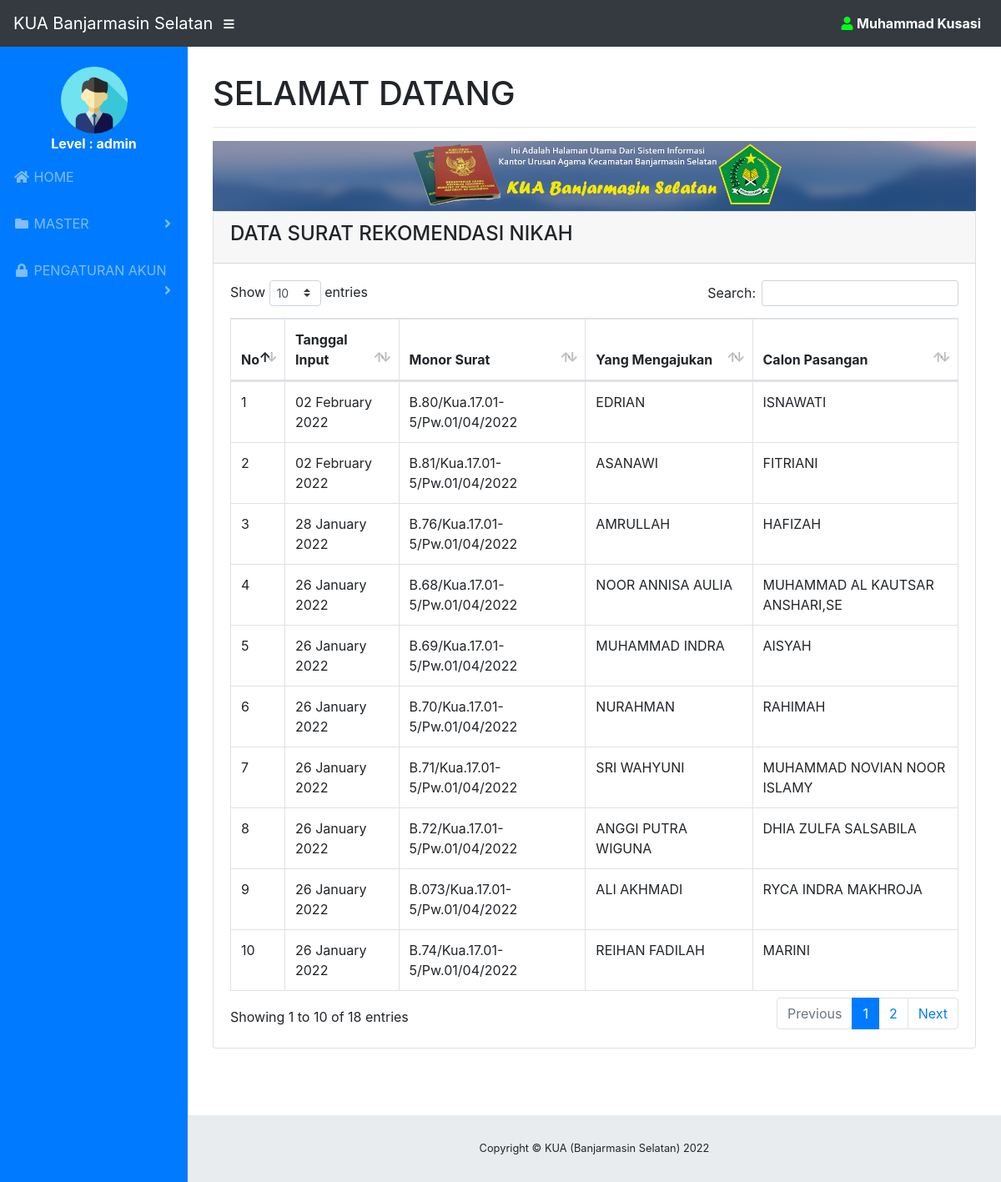
/4m1nKu4_bjm_Sel/user/index.php (signed in), run on the app's committed database.
### tables this page shows
CREATE TABLE IF NOT EXISTS `tbl_rekom_nikah` (
  `id_rekom` int(11) NOT NULL,
  `no_surat` text NOT NULL,
  `tujuan` varchar(50) NOT NULL,
  `tujuan_prov` varchar(30) NOT NULL,
  `tgl_buat` date NOT NULL,
  `nm_p` text NOT NULL,
  `bin_p` text NOT NULL,
  `nik_p` varchar(20) NOT NULL,
  `tmpt_lahir_p` varchar(30) NOT NULL,
  `tgl_lahir_p` date NOT NULL,
  `jk_p` varchar(20) NOT NULL,
  `kerja_p` varchar(20) NOT NULL,
  `alamat_p` text NOT NULL,
  `stat_p` varchar(20) NOT NULL,
  `nm_c` text NOT NULL,
  `bin_c` text NOT NULL,
  `nik_c` varchar(20) NOT NULL,
  `tmpt_lahir_c` varchar(30) NOT NULL,
  `tgl_lahir_c` date NOT NULL,
  `jk_c` varchar(20) NOT NULL,
  `kerja_c` varchar(20) NOT NULL,
  `alamat_c` text NOT NULL,
  `stat_c` varchar(20) NOT NULL
);

### 4m1nKu4_bjm_Sel/user/index.php (the view, shortened to what this page needs)
<?php
if (!empty($_SESSION['myuser']) && !empty($_SESSION['mypass'])) {
  ?>
    <?php
    include "header.php";
    ?>
<div id="content-wrapper">
  <div class="container-fluid">
  <h1 class="card-text">SELAMAT DATANG</h1>
  <div >
    <hr>
    <center><img src="../img/header.jpg" width="100%"></center>
  </div>
  <div class="card">
      <div class="card-header">
        <h4>DATA SURAT REKOMENDASI NIKAH</h4>
        </div>
      <div class="card-body">
        <div class="table-responsive">
          <table class="table table-bordered" id="dataTable" width="100%" cellspacing="0">
          <thead>
                            <tr>
                                <th>No </th>
                                <th>Tanggal Input</th>
                                <th>Monor Surat</th>
                                <th>Yang Mengajukan</th>
                                <th>Calon Pasangan</th>
                            </tr>
                        </thead>
                        <tbody>
                            <?php
                            $no = 1;
                            $qry = mysql_query("SELECT * FROM tbl_rekom_nikah ORDER BY tgl_buat DESC");
                            while ($b = mysql_fetch_array($qry)) {
                            ?>
                                <tr>
                                    <td><?= $no++ ?></td>
                                    <td><?php echo date('d F Y', strtotime($b['tgl_buat'])) ?></td>
                                    <td>B.<?= $b['no_surat'] ?>/Kua.17.01-5/Pw.01/<?php echo date('m/Y'); ?></td>
                                    <td><?= $b['nm_p'] ?></td>
                                    <td><?= $b['nm_c'] ?></td>
                                </tr>
                            <?php
                            }
                            ?>
                        </tbody>
          </table>
        </div>
      </div>
    </div>
</div>
</div>
</div>
  <?php
    include "footer.php"
    ?>
<?php
} else {
  echo "<script language='javascript'>alert('Silakan Login Terlebih Dahulu')</script>";
  echo "<script language='javascript'>window.location = '../index.php'</script>";
}
?>

### 4m1nKu4_bjm_Sel/user/header.php (shortened to what this page needs)
<?php
$sesi = $_SESSION['user'];
$qry=mysql_query("SELECT * FROM tbl_admin WHERE user='$sesi'");
while($n=mysql_fetch_array($qry)){
$nama = $n['nama'];
$status = $n['type'];
?>
<?php
 }
 ?>
<!DOCTYPE html>
<html lang="en">
<head>
    <link href="../css/vendor/fontawesome-free/css/all.min.css" rel="stylesheet" type="text/css">
    <link href="../css/vendor/datatables/dataTables.bootstrap4.css" rel="stylesheet">
    <link href="../css/css/sb-admin.css" rel="stylesheet">
</head>
<body id="page-top">
    <nav class="navbar navbar-expand navbar-dark bg-dark static-top">
        <a class="navbar-brand mr-1" href="#">KUA Banjarmasin Selatan</a>
        <button class="btn btn-link btn-sm text-white order-1 order-sm-0" id="sidebarToggle" href="#">
            <i class="fas fa-bars"></i>
        </button>
        <ul class="navbar-nav ml-auto ml-md-0">
            <li class="nav-item dropdown no-arrow">
            <a class="nav-link" href="logout.php" role="button" aria-haspopup="true" aria-expanded="false">
                    <i class="fas fa-user" style="color:#01FF1E;"></i>
                   <b style="color:#FFFFFF;"> <?= $nama ?></b>
                </a>
            </li>
        </ul>
    </nav>
    <div id="wrapper">
        <ul class="sidebar navbar-nav bg-primary">
        <br>
            <li>
            <center>
                    <img src="../img/user.png" alt="" width=80" height="80"> <br>
                    <b style="color:#FFFFFF;">Level : <?= $status ?></b>
            </center>
            </li>
            <li class="nav-item">
                <a class="nav-link" href="index.php">
                    <i class="fas fa-fw fa-home"></i>
                    <span>HOME</span>
                </a>
            </li>
            <li class="nav-item dropdown">
                <a class="nav-link dropdown-toggle" href="#" id="pagesDropdown" role="button" data-toggle="dropdown" aria-haspopup="true" aria-expanded="false">
                    <i class="fas fa-fw fa-folder"></i>
                    <span>MASTER </span>
                </a>
            </li>
            <li class="nav-item dropdown">
                <a class="nav-link dropdown-toggle" href="#" id="pagesDropdown" role="button" data-toggle="dropdown" aria-haspopup="true" aria-expanded="false">
                    <i class="fas fa-fw fa-lock"></i>
                    <span>PENGATURAN AKUN </span>
                </a>
            </li>
        </ul>
        <div id="content-wrapper">
            <div class="container-fluid">

### 4m1nKu4_bjm_Sel/user/footer.php (shortened to what this page needs)
</div>
<footer class="sticky-footer">
    <div class="container my-auto">
        <div class="copyright text-center my-auto">
            <span>Copyright © KUA (Banjarmasin Selatan) 2022</span>
        </div>
    </div>
</footer>
</div>
</body>
</html>

### data on the page
tbl_rekom_nikah: tgl_buat "02 February 2022", no_surat "80", nm_p "EDRIAN", nm_c "ISNAWATI"
tbl_rekom_nikah: tgl_buat "02 February 2022", no_surat "81", nm_p "ASANAWI", nm_c "FITRIANI"
tbl_rekom_nikah: tgl_buat "28 January 2022", no_surat "76", nm_p "AMRULLAH", nm_c "HAFIZAH"
tbl_rekom_nikah: tgl_buat "26 January 2022", no_surat "68", nm_p "NOOR ANNISA AULIA", nm_c "MUHAMMAD AL KAUTSAR ANSHARI,SE"
tbl_rekom_nikah: tgl_buat "26 January 2022", no_surat "69", nm_p "MUHAMMAD INDRA", nm_c "AISYAH"
tbl_rekom_nikah: tgl_buat "26 January 2022", no_surat "70", nm_p "NURAHMAN", nm_c "RAHIMAH"
tbl_rekom_nikah: tgl_buat "26 January 2022", no_surat "71", nm_p "SRI WAHYUNI", nm_c "MUHAMMAD NOVIAN NOOR ISLAMY"
tbl_rekom_nikah: tgl_buat "26 January 2022", no_surat "72", nm_p "ANGGI PUTRA WIGUNA", nm_c "DHIA ZULFA SALSABILA"
tbl_rekom_nikah: tgl_buat "26 January 2022", no_surat "073", nm_p "ALI AKHMADI", nm_c "RYCA INDRA MAKHROJA"
tbl_rekom_nikah: tgl_buat "26 January 2022", no_surat "74", nm_p "REIHAN FADILAH", nm_c "MARINI"

### other printed values
$nama "Muhammad Kusasi"
$status "admin"
